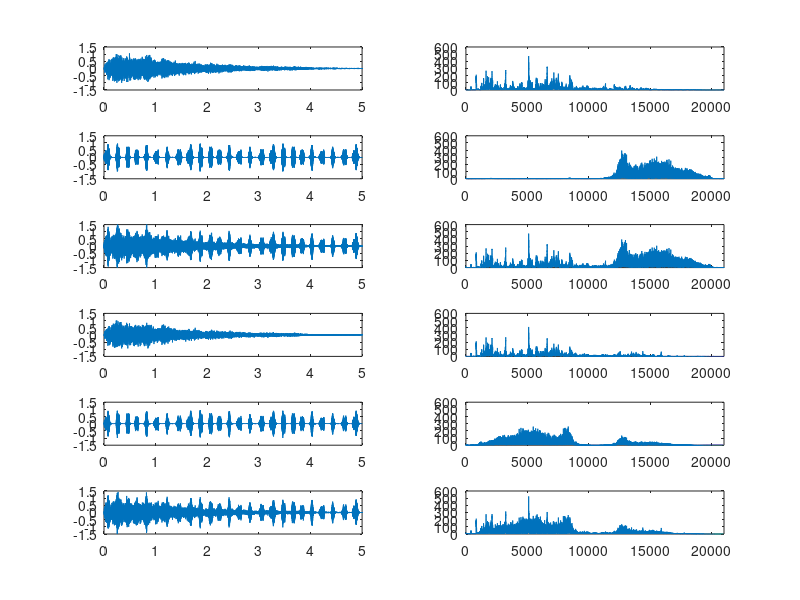

Here is the MATLAB script that generated this plot:
% Ejemplo de submuestreo con sonidos
% D.Mery, Oct. 2011
% PUC-DCC, http//dmery.ing.puc.cl


% pajarito
load chirp.mat
y1 = [y;y;y;y];


% gong
load gong.mat;
y2 = y;
N  = length(y2);
N2 = N/2;
y1 = y1(1:N);


z = (y1+y2);
Z = fft(z);

Y1 = fft(y1);
Y2 = fft(y2);

t   = (0:N-1)/Fs; % 800 samples at Fs

figure(1)
clf



% sonido solo gong
disp('sonido solo gong...');drawnow
sound(y2,Fs)
subplot(6,2,1);plot(t,y2);axis([0 5 -1.5 1.5])
subplot(6,2,2);plot(abs(Y2(1:N2)));axis([0 N2 0 600])
pause

% sonido solo pajarito
disp('sonido solo pajaro...');drawnow
sound(y1,Fs)
subplot(6,2,3);plot(t,y1);axis([0 5 -1.5 1.5])
subplot(6,2,4);plot(abs(Y1(1:N2)));axis([0 N2 0 600])
pause


% sonido ambos
disp('sonido ambos...');drawnow
sound(z,Fs)
subplot(6,2,5);plot(t,z);axis([0 5 -1.5 1.5])
subplot(6,2,6);plot(abs(Z(1:N2)));axis([0 N2 0 600])
pause



y1n = y1;y1n(2:2:end-2)=(y1(1:2:end-2)+y1(3:2:end))/2;
Y1n = fft(y1n);

y2n = y2;y2n(2:2:end-2)=(y2(1:2:end-2)+y2(3:2:end))/2;
Y2n = fft(y2n);

zn = z;zn(2:2:end-2)=(z(1:2:end-2)+z(3:2:end))/2;
Zn = fft(zn);

% sonido solo gong
disp('sonido solo gong submuestreado...');drawnow
sound(y2n,Fs)
subplot(6,2,7);plot(t,y2n);axis([0 5 -1.5 1.5])
subplot(6,2,8);plot(abs(Y2n(1:N2)));axis([0 N2 0 600])
pause

% sonido solo pajarito
disp('sonido solo pajaro submuestreado...');drawnow
sound(y1n,Fs)
subplot(6,2,9);plot(t,y1n);axis([0 5 -1.5 1.5])
subplot(6,2,10);plot(abs(Y1n(1:N2)));axis([0 N2 0 600])
pause

% sonido ambos
disp('sonido ambos submuestreados...')
sound(zn,Fs)
subplot(6,2,11);plot(t,zn);axis([0 5 -1.5 1.5])
subplot(6,2,12);plot(abs(Zn(1:N2)));axis([0 N2 0 600])

